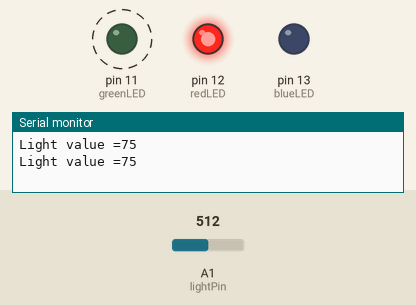
Simulated run of this sketch. Board: Arduino Uno, built with avr-gcc and run on an emulated ATmega328P. Shown: output pins drawn as LEDs (lit = HIGH), the last lines printed to the serial monitor. Dashed ring = blinking. Inputs (shaded band) come from the test bench; at power-on: A1 (lightPin) = 512.

Above: at 1.8 s.
1.9 s: A1 (lightPin) set to 457
6.1 s: A1 (lightPin) set to 434
At 6.7 s:
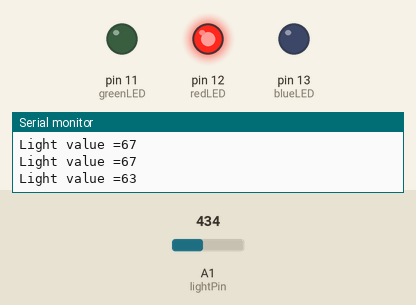
7.7 s: A1 (lightPin) set to 402
At 10.2 s:
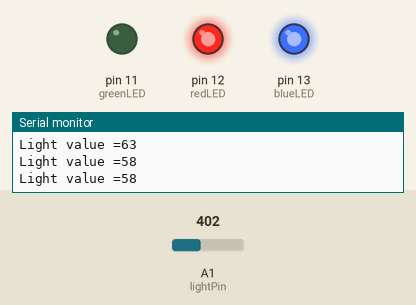
10.8 s: A1 (lightPin) set to 359
13.5 s: A1 (lightPin) set to 329
At 16.1 s:
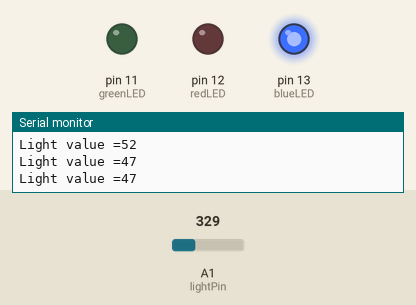
16.8 s: A1 (lightPin) set to 122
At 19.1 s:
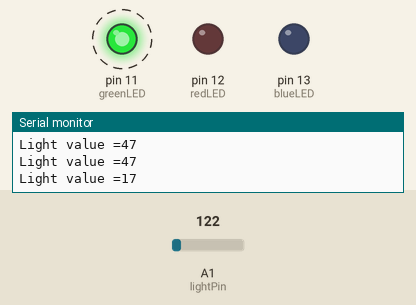
Timing chart, 0 to 22.0 s (numbered marks = the images above; inputs shaded):
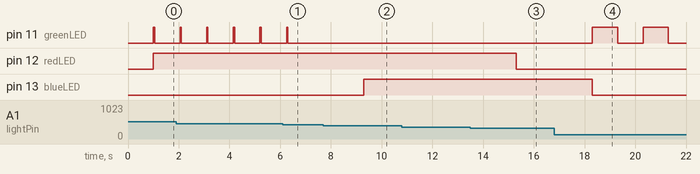

The sketch:

lab_4_level_3.ino
```cpp
//Sebastian Bruce
//Date: Sept 28 2023
//Description: Lab 4 Level 3 - control LEDS from photoresistor

//Variables
int lightPin = A1; //The light sensor is plugged into pin A1 of the Arduino.
int data = 0; //This will store the data from the sensor.
int greenLED = 11;//LED Connected to port 11
int redLED = 12;//LED Connected to port 12
int blueLED = 13;//LED Connected to port 13

//input/output, runs once
void setup() {
  pinMode(greenLED, OUTPUT);
  pinMode(blueLED, OUTPUT);
  pinMode(redLED, OUTPUT);
  Serial.begin(9600);
}

//main loop, runs forevr
void loop() {
  data = analogRead(lightPin); //Read the value from the light sensor and store it in the lightData variable.
  data = map(data,6,679,0,100); //map the data value to a percentage
  Serial.print("Light value =");
  Serial.println(data); //Print the data to the serial port.
  delay(1000); //Wait 1 second (1000mS) before running again.

  if(data >= 50) { //turn on red
    digitalWrite(redLED, HIGH);
  }
  else { //turn off red
    digitalWrite(redLED, LOW);
  }
  if(data >= 30 && data <= 60) { //turn on blue
    digitalWrite(blueLED, HIGH);
  }
  else { //turn off blue
    digitalWrite(blueLED, LOW);
  }
  if(data <= 33) { //turn on green and blink slow
    digitalWrite(greenLED, HIGH);
    delay(1000);
    digitalWrite(greenLED, LOW);
  }
  else if(data >= 66) { //turn on green and blink fast
    digitalWrite(greenLED, HIGH);
    delay(50);
    digitalWrite(greenLED, LOW);
  }
  else { //turn off green
    digitalWrite(greenLED, LOW);
  }
}
```

Measured:
- the behaviour switches between 451 and 450 on A1 (lightPin) (found by bisection; images 0 and 1)
- the behaviour switches between 417 and 416 on A1 (lightPin) (found by bisection; images 1 and 2)
- the behaviour switches between 343 and 342 on A1 (lightPin) (found by bisection; images 2 and 3)
- after the input at 6.1 s, pin 11 (greenLED): goes on until 6.3 s, then stays LOW
- after the input at 7.7 s, pin 13 (blueLED): LOW → HIGH after 1.6 s
- after the input at 13.5 s, pin 12 (redLED): HIGH → LOW after 1.8 s
- after the input at 16.8 s, pin 11 (greenLED): alternates HIGH for 1.0 s and LOW for 1.0 s, starting after 1.5 s; pin 13 (blueLED): HIGH → LOW after 1.5 s
- by itself, pin 11 (greenLED): alternates HIGH for 0.05 s and LOW for 1.0 s
